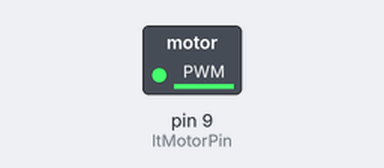
Simulated run of this sketch. Board: Arduino Uno, built with avr-gcc and run on an emulated ATmega328P. Shown: switched loads named in the sketch (green lamp = pin HIGH).

Above: at 0.1 s.
Timing chart, 0 to 1.6 s (numbered marks = the images above):
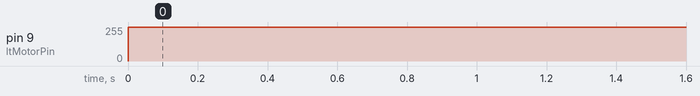

Measured:
- by itself, pin 9 (ltMotorPin): 0/255 → 254/255 at 0.00 s

The sketch:

twoMotorTesting.ino
```cpp
const int ltMotorPin = 9;
//const int rtMotorPin = 6;

void setup() {
  // initialize serial communication at 9600 bits per second:
  Serial.begin(9600);
}

void loop() {
  analogWrite(ltMotorPin, 254);
//  analogWrite(rtMotorPin, 254);
}
```
